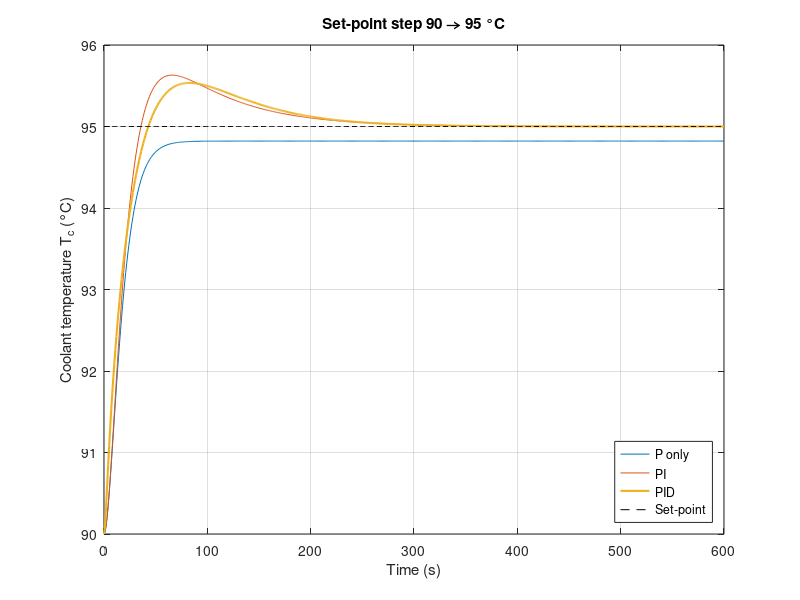

Write MATLAB code to recreate this figure. (Note: this script raises an error after producing the figure.)
%% PID Thermal Control for Heavy-Duty Trucks
% Keeps the engine coolant temperature T_c at 90 °C.
% Transfer functions, step response, P vs PI vs PID
% (The Simulink model is built by hand from the same numbers)
% Sushanth Bibi (24BME0501), Ganishk Mohanraj (24BME0500)

clc;
clear;
close all;

%% Physical data (from published sources)
% Volvo D13C460 fact sheet: 12.8 L heavy-duty truck engine
P_rated = 338;     % rated power [kW] (460 hp)
m_dry   = 1121;    % engine dry weight [kg]
V_cool  = 38;      % total coolant volume [L]
% Material properties (Engineering ToolBox)
cp_cool = 3.5;     % 50/50 water-glycol specific heat [kJ/kg K]
rho     = 1.04;    % 50/50 water-glycol density [kg/L]
cp_iron = 0.46;    % cast iron specific heat [kJ/kg K]
cp_al   = 0.91;    % aluminium specific heat [kJ/kg K]
% Heavy-duty cooling module data (Worsztynowicz, 2017)
Q_max   = 150;     % heat to coolant at max power [kW] (paper: 133-167)
T_max   = 105;     % coolant temperature at that point [°C]
T_hot   = 45;      % ambient temperature of that test [°C]

%% Assumptions (not from a source, stated openly)
T_ref = 90;        % set-point [°C]
T_amb = 25;        % normal ambient temperature [°C]
L0    = 30;        % normal engine load [%]
f_m   = 0.5;       % share of engine mass that heats up with the coolant
V_eng = 26;        % coolant inside the engine [L] (rest is in radiator + hoses)
m_rad = 30;        % radiator core mass [kg]
flow  = 250;       % pump flow [L/min] (inside the paper's range)
% Heat to coolant is proportional to load, and the cooling
% conductance grows linearly with the command y (0-3).

%% Derive the plant constants (linearised energy balance)
% Heat capacities [kJ/K]:  C = mass x specific heat
C_c = V_eng*rho*cp_cool + f_m*m_dry*cp_iron;        % engine + its coolant
C_r = (V_cool - V_eng)*rho*cp_cool + m_rad*cp_al;   % radiator + its coolant
mcp = flow/60*rho*cp_cool;                          % coolant flow [kW/K]

% Cooling conductance H = heat removed per K above ambient [kW/K]
H_max = Q_max/(T_max - T_hot);          % full cooling (y = 3)
q_L   = Q_max/100;                      % heat to coolant per % load [kW/%]
H0    = q_L*L0/(T_ref - T_amb);         % needed at 90 °C and 30 % load
y0    = 3*H0/H_max;                     % cooling command at that point

% Time constants [s] and gains
tau_c  = C_c/H0;                        % engine:   C / H
tau_r  = C_r/mcp;                       % radiator: C / (m*cp)
K_cool = (H_max/3)*(T_ref - T_amb)/H0;  % fall in T_c per unit of y [K]
K_load = q_L/H0;                        % rise in T_c per % load [K/%]

disp('--- Derived plant constants ---');
disp(['tau_c  = ', num2str(tau_c,  '%6.0f'), ' s']);
disp(['tau_r  = ', num2str(tau_r,  '%6.1f'), ' s']);
disp(['K_cool = ', num2str(K_cool, '%6.1f'), ' K per unit']);
disp(['K_load = ', num2str(K_load, '%6.2f'), ' K per %']);
disp(['y0     = ', num2str(y0,     '%6.2f')]);

%% PID gains from the SIMC tuning rule (Skogestad, 2003)
% For k/((tau1*s+1)(tau2*s+1)) with no time delay:
% Kc = tau1/(k*tau_cl),  tauI = min(tau1, 4*tau_cl),  tauD = tau2
tau_cl = 20;                            % chosen closed-loop time constant [s]
Kc   = tau_c/(K_cool*tau_cl);
tauI = min(tau_c, 4*tau_cl);
tauD = tau_r;
% Convert from SIMC (series) form to the parallel form Kp + Ki/s + Kd*s
Kp = Kc*(1 + tauD/tauI);
Ki = Kp/(tauI + tauD);
Kd = Kp*tauI*tauD/(tauI + tauD);
Tf = 1;                                 % derivative filter time constant [s]

disp(['Kp = ', num2str(Kp, '%6.3f'), '   Ki = ', num2str(Ki, '%7.4f'), '   Kd = ', num2str(Kd, '%5.2f')]);
disp(' ');

%% Define transfer functions of the plant
% Cooling path: command y -> radiator -> engine coolant
num = K_cool;
den = conv([tau_c 1],[tau_r 1]);   % (tau_c*s+1)(tau_r*s+1)
G = tf(num, den)

% Disturbance path: engine load -> engine coolant
numd = K_load;
dend = [tau_c 1];                  % (tau_c*s+1)
Gd = tf(numd, dend)

%% Define the three controllers
C_P   = tf(Kp, 1);                                    % Kp
C_PI  = tf([Kp Ki], [1 0]);                           % Kp + Ki/s
C_PID = tf(Kp, 1) + tf(Ki, [1 0]) + tf([Kd 0], [Tf 1]); % Kp + Ki/s + Kd*s/(Tf*s+1)

%% Closed loop transfer functions
% Error is e = T_c - T_ref, so a hotter engine gives more cooling.
% Cooling lowers T_c, so the two minus signs cancel and the
% standard negative feedback form can be used with G positive.
% Set-point -> T_c :  C*G / (1 + C*G)
T_P   = feedback(C_P*G, 1);
T_PI  = feedback(C_PI*G, 1);
T_PID = feedback(C_PID*G, 1);
% Engine load -> T_c :  Gd / (1 + C*G)
D_P   = Gd * feedback(1, C_P*G);
D_PI  = Gd * feedback(1, C_PI*G);
D_PID = Gd * feedback(1, C_PID*G);

%% Poles of the closed loop (stability check)
poles_P   = pole(T_P)
poles_PI  = pole(T_PI)
poles_PID = pole(T_PID)

%% Experiment 1 : set-point step 90 -> 95 °C
t = 0:1:600;               % time vector [s]
dT = 5;                    % size of set-point step [K]
[y_P,   t] = step(dT*T_P,   t);
[y_PI,  t] = step(dT*T_PI,  t);
[y_PID, t] = step(dT*T_PID, t);

figure;
plot(t, T_ref + y_P, t, T_ref + y_PI, t, T_ref + y_PID, 'LineWidth', 1.5);
hold on;
plot(t, (T_ref + dT)*ones(size(t)), 'k--');
grid on;
title('Set-point step 90 \rightarrow 95 °C');
xlabel('Time (s)');
ylabel('Coolant temperature T_c (°C)');
legend('P only', 'PI', 'PID', 'Set-point', 'Location', 'southeast');

% Step response characteristics
info_P   = stepinfo(T_P);
info_PI  = stepinfo(T_PI);
info_PID = stepinfo(T_PID);

disp('--- Experiment 1 : set-point step 90 -> 95 °C ---');
disp('Ctrl   Rise(s)  Peak(s)  Overshoot(%)  Settle(s)  Offset(K)');
disp(['P      ', num2str(info_P.RiseTime, '%6.1f'), '     ', num2str(info_P.PeakTime, '%6.1f'), '     ', ...
      num2str(info_P.Overshoot, '%6.1f'), '         ', num2str(info_P.SettlingTime, '%6.1f'), '      ', num2str(dT - y_P(end), '%5.2f')]);
disp(['PI     ', num2str(info_PI.RiseTime, '%6.1f'), '     ', num2str(info_PI.PeakTime, '%6.1f'), '     ', ...
      num2str(info_PI.Overshoot, '%6.1f'), '         ', num2str(info_PI.SettlingTime, '%6.1f'), '      ', num2str(dT - y_PI(end), '%5.2f')]);
disp(['PID    ', num2str(info_PID.RiseTime, '%6.1f'), '     ', num2str(info_PID.PeakTime, '%6.1f'), '     ', ...
      num2str(info_PID.Overshoot, '%6.1f'), '         ', num2str(info_PID.SettlingTime, '%6.1f'), '      ', num2str(dT - y_PID(end), '%5.2f')]);

%% Experiment 2 : engine load step 30 -> 80 % (truck hits a hill)
dL = 50;                   % size of load step [%]
[d_P,   t] = step(dL*D_P,   t);
[d_PI,  t] = step(dL*D_PI,  t);
[d_PID, t] = step(dL*D_PID, t);

figure;
plot(t, T_ref + d_P, t, T_ref + d_PI, t, T_ref + d_PID, 'LineWidth', 1.5);
hold on;
plot(t, T_ref*ones(size(t)), 'k--');
grid on;
title('Engine load step 30 \rightarrow 80 %');
xlabel('Time (s)');
ylabel('Coolant temperature T_c (°C)');
legend('P only', 'PI', 'PID', 'Set-point', 'Location', 'east');

% Peak rise and steady-state offset
peak_P   = max(d_P);    offset_P   = d_P(end);
peak_PI  = max(d_PI);   offset_PI  = d_PI(end);
peak_PID = max(d_PID);  offset_PID = d_PID(end);

% Settling time (±0.5 K band): go backwards from the end until
% the response leaves the band, same method as the time-domain notes
n = length(t);
s = n; while abs(d_P(s)   - d_P(end))   < 0.5, s = s - 1; end; settle_P   = t(s);
s = n; while abs(d_PI(s)  - d_PI(end))  < 0.5, s = s - 1; end; settle_PI  = t(s);
s = n; while abs(d_PID(s) - d_PID(end)) < 0.5, s = s - 1; end; settle_PID = t(s);

disp(' ');
disp('--- Experiment 2 : engine load step 30 -> 80 % ---');
disp('Ctrl   Peak(K)  Settle(s)  Offset(K)');
disp(['P      ', num2str(peak_P,   '%5.2f'), '     ', num2str(settle_P,   '%5.0f'), '      ', num2str(offset_P,   '%5.2f')]);
disp(['PI     ', num2str(peak_PI,  '%5.2f'), '     ', num2str(settle_PI,  '%5.0f'), '      ', num2str(offset_PI,  '%5.2f')]);
disp(['PID    ', num2str(peak_PID, '%5.2f'), '     ', num2str(settle_PID, '%5.0f'), '      ', num2str(offset_PID, '%5.2f')]);

% Cooling command needed by the PID (split range 0-3)
% e = T_c - T_ref = d_PID, so y = y0 + C_PID * e
U_PID = C_PID * D_PID;
[u_PID, t] = step(dL*U_PID, t);
disp(['PID cooling command: ', num2str(y0, '%4.2f'), ' -> ', num2str(y0 + u_PID(end), '%4.2f'), ...
      '  (max ', num2str(y0 + max(u_PID), '%4.2f'), ', limit 3)']);
disp('Split range: 0-1 valve, 1-2 pump, 2-3 fan');

% Inference:
% P only leaves a steady-state offset (~4 K for the load step), because
% it needs an error to produce any cooling. Adding I removes the offset
% (T_c returns to exactly 90 °C). Adding D lowers the peak and the
% overshoot. All closed-loop poles lie in the left half of the s-plane,
% so all three loops are stable.
